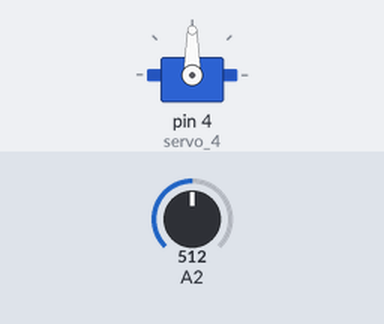
This sketch was run on a simulated Arduino Uno, built with avr-gcc and run on an emulated ATmega328P. On the bench: servo. Inputs (shaded band) come from the test bench; at power-on: A2 = 512.

Above: at 1.2 s.
1.3 s: A2 set to 716
At 1.6 s:
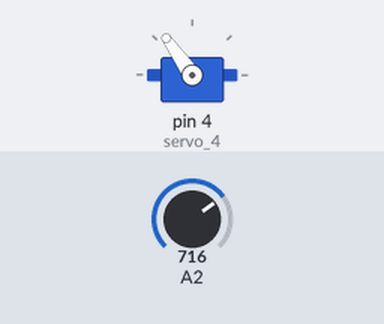
2.8 s: A2 set to 900
At 3.7 s:
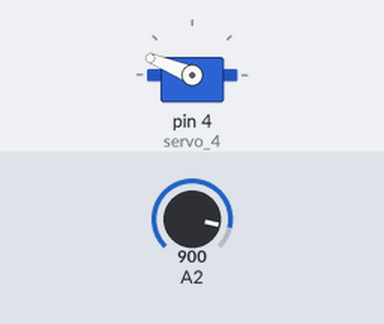
4.3 s: A2 set to 1023
At 5.0 s:
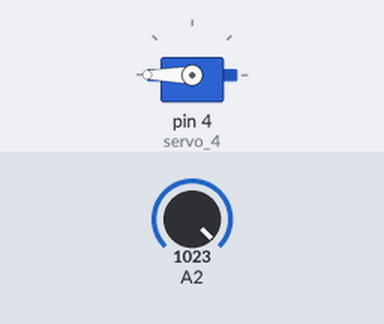
5.8 s: A2 set to 306
At 6.2 s:
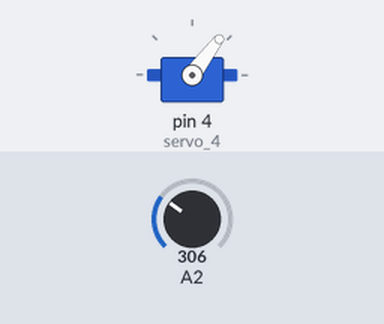
7.3 s: A2 set to 122
At 8.3 s:
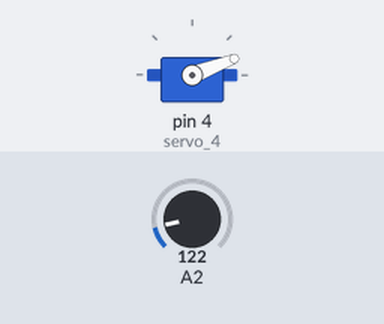
Timing chart, 0 to 9.8 s (numbered marks = the images above; inputs shaded):
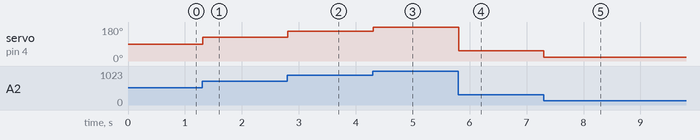

The sketch:

simple_servo_and_potentiometer1.ino
```cpp
#include<Servo.h>

int sensorValue = 0;

int outputValue = 0;

Servo servo_4;

void setup()
{
  pinMode(A2, INPUT);
  servo_4.attach(4);
}

void loop()
{
  sensorValue = analogRead(A2);
  outputValue = map(sensorValue,0,1023,0,180);
  servo_4.write(outputValue);
  delay(10);
}
```

Measured:
- after the input at 1.3 s, servo on pin 4 (servo_4): 90° → 125° at once
- after the input at 2.8 s, servo on pin 4 (servo_4): 125° → 158° at once
- after the input at 4.3 s, servo on pin 4 (servo_4): 158° → 180° at once
- after the input at 5.8 s, servo on pin 4 (servo_4): 180° → 53° at once
- after the input at 7.3 s, servo on pin 4 (servo_4): 53° → 21° at once
